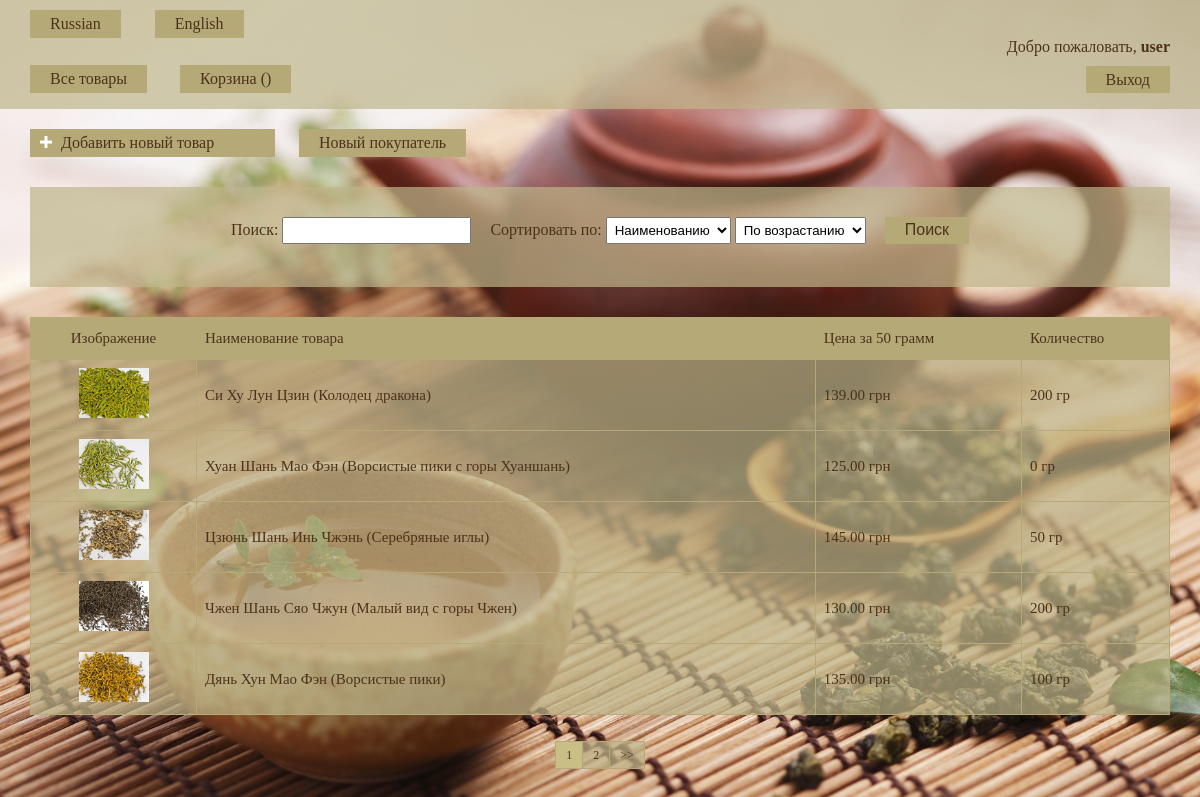
/en/tea/ (signed in), run on an earlier commit of the app's database.
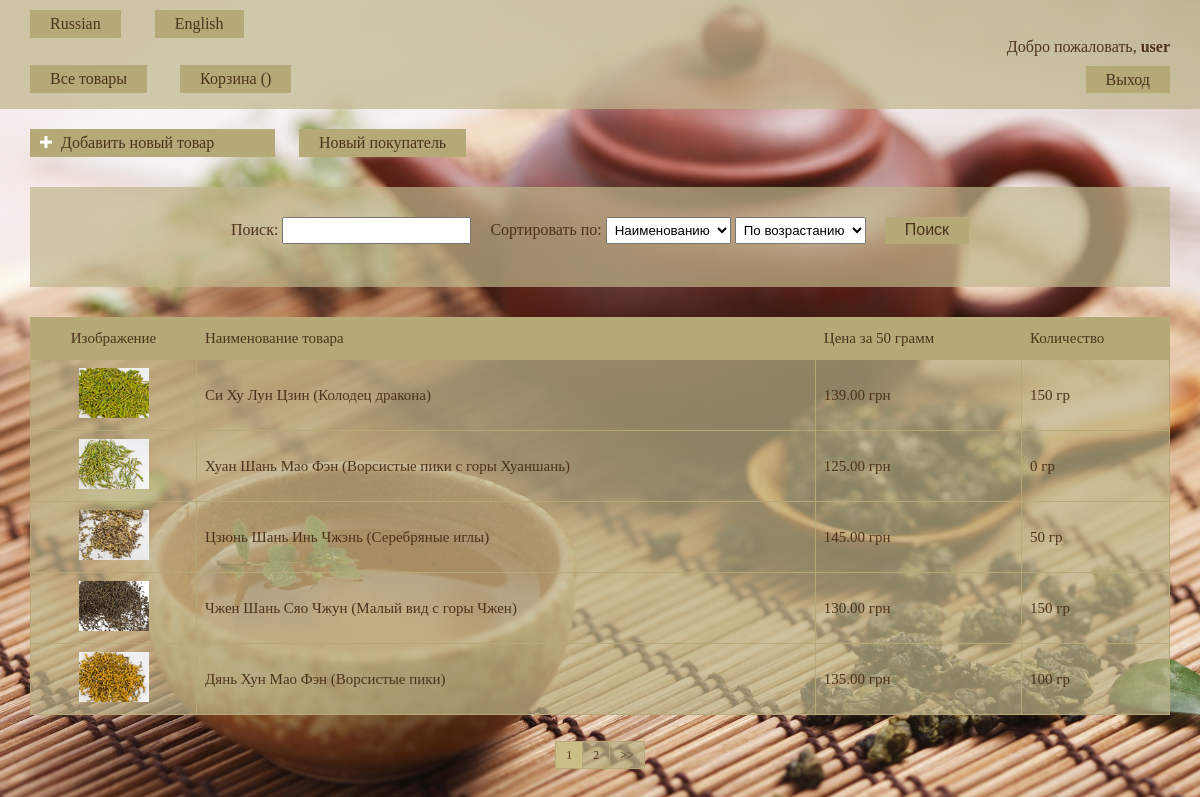
And on a later commit of the database.
### tea/models.py (models this page shows, shortened)
class Product(models.Model):
    name = models.CharField(max_length=100)
    category = models.ForeignKey(Category, on_delete=models.CASCADE)
    price = models.DecimalField(max_digits=10, decimal_places=2)
    quantity = models.PositiveIntegerField()
    photo = models.ImageField(default='None', upload_to='products_photo/')
    user = models.ForeignKey(User, null=True)

### tea/views.py (the view)
# urls.py: url(r'^(?P<page>\d+)/$', ProductsList.as_view(), name='products_list'),
class ProductsList(ListView):
    model = Product
    template_name = 'index.html'
    context_object_name = 'products'
    paginate_by = 5
    def get_context_data(self, **kwargs):
        context = super(ProductsList, self).get_context_data(**kwargs)
        context['cart'] = Cart(self.request)
        return context
    def get_queryset(self):
        queryset = super(ProductsList, self).get_queryset()
        search = self.request.GET.get('search', None)
        sort = self.request.GET.get('sort', None)
        by = self.request.GET.get('by', None)
        if search is not None and sort is not None:
            return queryset.filter(Q(name__icontains=search) |
                                   Q(price__icontains=search) |
                                   Q(quantity__icontains=search)
                                   ).order_by(by + sort)
        if search is not None:
            return queryset.filter(Q(name__icontains=search) |
                                   Q(price__icontains=search) |
                                   Q(quantity__icontains=search))
        if sort is not None:
            return queryset.order_by(by + sort)
        return queryset

### templates/index.html (shortened to what this page needs)
{% extends "base.html" %}
{% load staticfiles %}
{% load i18n %}
{% block content %}
    {% if user.is_authenticated %}
        <div class="add_product">
            <a href="{% url 'add_product' %}">
                <img src='{% static "images/add-p.png" %}' alt=''>
                {% trans "Добавить новый товар" %}
            </a>
        </div>
        <a href="{% url 'add_buyer' %}" class="add_buyer">{% trans "Новый покупатель" %}</a>
    {% endif %}
    <div class="filter form">
        {% include 'sort_and_search.html' %}
    </div>
    <table class="products">
        <thead>
            <tr>
                <td class="image">{% trans "Изображение" %}</td>
                <td>{% trans "Наименование товара" %}</td>
                <td>{% trans "Цена за 50 грамм" %}</td>
                {% if user.is_authenticated %}
                    <td>{% trans "Количество" %}</td>
                {% else %}
                    <td style="text-align: center;">{% trans "Наличие" %}</td>
                {% endif %}
            </tr>
        </thead>
        <tbody>
            {% if products %}
                {% for product in  products %}
                    <tr class="hover_tr">
                        <td class="image"><img src='{{ product.photo.url }}'></td>
                        <td>
                            <a class="name_product" href="{% url 'product_detail' id=product.id %}">{{product.name}}</a>
                        </td>
                        <td>{{product.price}} грн</td>
                        {% if user.is_authenticated %}
                            <td>{{product.quantity}} {% trans "гр" %}</td>
                        {% else %}
                            {% if product.quantity > 0 %}
                                <td class="existence"><img src='{% static "images/yes.png" %}' title='{% trans "Есть в наличии" %}'></td>
                            {% else %}
                                <td class="existence"><img src='{% static "images/no.png" %}' title='{% trans "Нет в наличии" %}'></td>
                            {% endif %}
                        {% endif %}
                    </tr>
                {% endfor %}
            {% endif %}
        </tbody>
    </table>
    {% if is_paginated %}
        <div class="pagination">
            <ul>
                {% for page in page_obj.paginator.page_range %}
                    {% if page_obj.number == page %}
                        <li class="active">
                            <a href="{% url 'products_list' page=page %}{% if request.GET.urlencode %}?{{request.GET.urlencode }}{% endif %}">
                                {{page}}
                            </a>
                        </li>
                    {% else %}
                        <li>
                            <a href="{% url 'products_list' page=page %}{% if request.GET.urlencode %}?{{request.GET.urlencode }}{% endif %}">
                                {{page}}
                            </a>
                        </li>
                    {% endif %}
                {% endfor %}
                {% if page_obj.has_next %}
                    <li>
                        <a href="{% url 'products_list' page=page_obj.next_page_number %}{% if request.GET.urlencode %}?{{request.GET.urlencode }}{% endif %}">
                            >>
                        </a>
                    </li>
                {% endif %}
            </ul>
        </div>
    {% endif %}
{% endblock %}

### templates/base.html (shortened to what this page needs)
<!DOCTYPE html>
<html lang="en">
<head>
    {% load i18n %}
    {% load staticfiles %}
    <link rel="stylesheet" type="text/css" href='{% static "css/style.css" %}'>
</head>
<body>
    <header>
        {% get_available_languages as languages %}
        {% for lang_code, lang_name in languages %}
            {% language lang_code %}
            {% if object.id %}
                <a class="lang" href="{% url request.resolver_match.url_name  id=object.id %}">{{ lang_name }}</a>
            {% else %}
                <a class="lang" href="{% url request.resolver_match.url_name %}">{{ lang_name }}</a>
            {% endif %}
            {% endlanguage %}
        {% endfor %}
        {% if user.is_authenticated %}
            <p>{% trans "Добро пожаловать" %}, <b>{{user}}</b></p>
            <p  class="btn"><a href="{% url 'logout' %}">{% trans "Выход" %}</a></p>
        {% else %}
            <p class="btn"><a href="{% url 'login' %}">{% trans "Вход" %}</a></p>
            <p class="btn"><a href="{% url 'register' %}">{% trans "Регистрация" %}</a></p>
        {% endif %}
        <a href="{% url 'products_list' %}" class="main_link">{% trans "Все товары" %}</a>
        <a href="{% url 'cart' %}" class="cart">{% trans "Корзина" %} ()</a>
    </header>
    {% block content %}
    {% endblock %}
</body>
</html>

### templates/sort_and_search.html (shortened to what this page needs)
{% load i18n %}
<form action='{% url "products_list" %}' method="GET">
    <label for="search">{% trans "Поиск" %}:</label>
    <input type="text" id="search" name="search" value='{{request.GET.search}}'/>
    <label for="sort">{% trans "Сортировать по" %}:</label>
    <select name="sort" id="sort">
        <option value="name" {% if request.GET.sort == 'name' %}selected{% endif %}>{% trans "Наименованию" %}</option>
    </select>
    <select name="by">
        <option value="" {% if request.GET.by == '' %}selected{% endif %}>{% trans "По возрастанию" %}</option>
    </select>
    <button type="submit">{% trans "Поиск" %}</button>
</form>

### static/css/style.css (style rules this page uses)
html, body, div, span, a, img, strong, b, u, i, ol, ul, li, form, label, table, tbody, thead, tr, th, td, article, aside, footer, header, menu, nav, h1,h2,h3, p { margin: 0; padding: 0; border: 0; }
html, body { height: 100%; width: 100%; }
table { border-collapse: collapse; border-spacing: 0; }
body { background: url(../images/back.jpg) no-repeat; background-size: cover; background-attachment: fixed; }
header { background-color: rgba(190, 181, 138, 0.7); padding: 10px 30px 20px 0; }
header a, header p { text-align: right; text-decoration: none; color: #4d321b; }
.btn { margin-top: 15px; }
.btn a { padding: 5px 20px; font-size: 16px; background-color: #b4a977; -moz-transition: background-color 0.3s 0.1s ease; -o-transition: background-color 0.3s 0.1s ease; -webkit-transition: background-color 0.3s 0.1s ease; }
.main_link { position: absolute; text-align: left; top: 65px; left: 30px; background-color: #b4a977; padding: 5px 20px; font-size: 16px; -moz-transition: background-color 0.3s 0.1s ease; -o-transition: background-color 0.3s 0.1s ease; -webkit-transition: background-color 0.3s 0.1s ease; }
.cart { background-color: #b4a977; padding: 5px 20px; font-size: 16px; -moz-transition: background-color 0.3s 0.1s ease; -o-transition: background-color 0.3s 0.1s ease; -webkit-transition: background-color 0.3s 0.1s ease; position: absolute; top: 65px; left: 180px; }
.lang { background-color: #b4a977; padding: 5px 20px; font-size: 16px; -moz-transition: background-color 0.3s 0.1s ease; -o-transition: background-color 0.3s 0.1s ease; -webkit-transition: background-color 0.3s 0.1s ease; display: inline-block; margin-left: 30px; }
.add_buyer { background-color: #b4a977; color: #4d321b; font-size: 16px; text-decoration: none; -moz-transition: background-color 0.3s 0.1s ease; -o-transition: background-color 0.3s 0.1s ease; -webkit-transition: background-color 0.3s 0.1s ease; padding: 5px 20px; display: inline-block; margin-left: 20px; }
.products { background-color: rgba(190, 181, 138, 0.7); color: #4D321B; margin: 30px; width: 95%; font-size: 15px; }
.products thead { background-color: #b4a977; line-height: 25px; }
.products .hover_tr { -moz-transition: background-color 0.3s 0.1s ease; -o-transition: background-color 0.3s 0.1s ease; -webkit-transition: background-color 0.3s 0.1s ease; }
.products td { padding: 8px; border: 1px solid #b4a977; }
.image { text-align: center; }
.image img { width: 70px; height: 50px; }
.name_product { text-decoration: none; color: #4D321B; }
.pagination { text-align: center; margin-top: 20px; margin-bottom: 50px; }
.pagination ul { font-size:0; line-height:0; letter-spacing:-1px; }
.pagination ul li { display: inline-block; letter-spacing: normal; line-height: 20px; font-size: 11.9px; }
.pagination ul li:first-child a { border-left-width: 1px; }
.pagination ul li a { background-color: rgba(190, 181, 138, 0.7); border-color: #b4a977; border-style: solid; border-width: 1px 1px 1px 0; color: #4d321b; padding: 6px 10px; text-decoration: none; -moz-transition: background-color 0.3s 0.1s ease; -o-transition: background-color 0.3s 0.1s ease; -webkit-transition: background-color 0.3s 0.1s ease; }
.pagination ul li a:hover, .pagination ul li a:focus, .pagination ul .active a { background-color: #CABE87; }
.pagination ul .active a { cursor: default; }
.filter { width: 95%; font-size: 16px; }
.filter button { border: none; background-color: #b4a977; padding: 4px 20px 5px; color: #4d321b; font-size: 16px; cursor: pointer; -moz-transition: background-color 0.3s 0.1s ease; -o-transition: background-color 0.3s 0.1s ease; -webkit-transition: background-color 0.3s 0.1s ease; margin-left: 15px; }
.filter input, .filter select { padding: 4px; }
.filter form { height: 40px; }
label[for='sort'] { margin-left: 15px; }
.add_product { font-size: 16px; width: 230px; margin: 20px 0 0 30px; cursor: pointer; background-color: #b4a977; padding: 5px 5px 5px 10px; -moz-transition: background-color 0.3s 0.1s ease; -o-transition: background-color 0.3s 0.1s ease; -webkit-transition: background-color 0.3s 0.1s ease; display: inline-block; }
.add_product a { color: #4D321B; text-decoration: none; }
.add_product img { margin-right: 5px; width: 12px; }
.form form p, .form { text-align: center; }
.form { margin: 0 auto; margin-top: 30px; background-color: rgba(190, 181, 138, 0.7); padding: 30px 0; color: #4d321b; }
.form input, select { margin-bottom: 20px; }

What changed in the data, as far as the page shows it:
changed Product "Си Ху Лун Цзин (Колодец дракона)": quantity "200" → "150"
changed Product "Чжен Шань Сяо Чжун (Малый вид с горы Чжен)": quantity "200" → "150"
